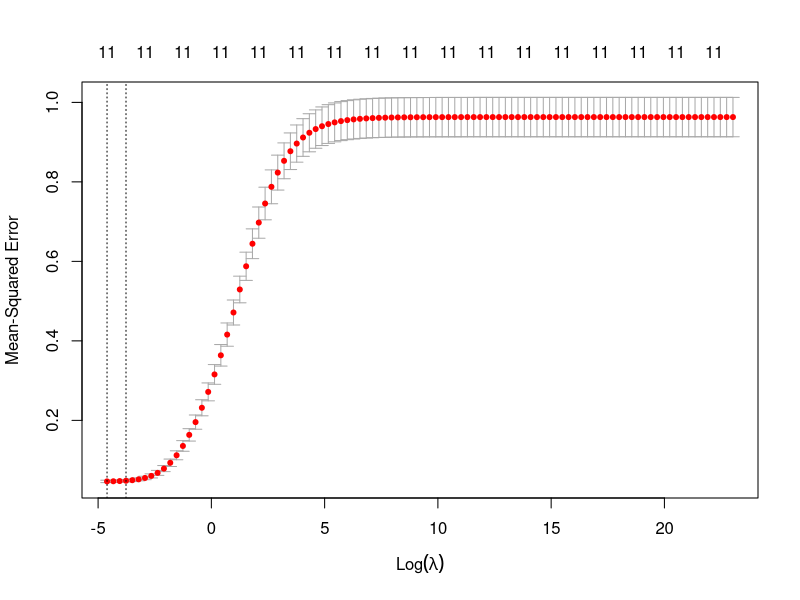

Write R code to recreate this figure. (Note: this script raises an error after producing the figure.)
#install.packages("glmnet")
library(glmnet)
library(methods)

#Load data 
scaledCredit = as.matrix(read.csv("data/scaled-credit.csv"))[,-1]
trainSet = as.matrix(read.csv("data/train-set.csv"))[,-1]
testSet = as.matrix(read.csv("data/test-set.csv"))[,-1]

#Set Random seeds
set.seed(123)

#Run train set using ten-fold cross-validation
grid = 10^seq(10, -2, length = 100)
trainx = as.matrix(trainSet[,3:13])
trainy = as.matrix(trainSet[,14])
ridgeCV = cv.glmnet(trainx, trainy, alpha = 0, intercept = F, standardize = F,lambda = grid)

#Select the best model
RidgeBest = ridgeCV$lambda.min

#Plot the cross-validation errors
png("images/ridgeCV.png")
plot(ridgeCV)
dev.off()

# Use test set to compute the test Mean Square Error (test MSE)
testx <- as.matrix(testSet[,3:13])
testy <- as.matrix(testSet[,14])

# Calculating the MSE
ridgeP <- predict(ridgeCV,testx, s = RidgeBest)
ridgeMSE <- mean((ridgeP-testy)^2)

# refit the model on the full data set using the parameter chosen by cross-validation
fullx = as.matrix(scaledCredit[,2:12])
fully = as.matrix(scaledCredit[,13])
fullFit <- glmnet(fullx, fully, lambda = RidgeBest, intercept = FALSE, 
                  standardize = FALSE, alpha = 0)
ridgeFitcoef <- coef(fullFit, s = RidgeBest)

#Save Ridge model in binary data
save(ridgeCV, RidgeBest, ridgeMSE, ridgeFitcoef, file = "data/ridge.RData")


# Sinking output to txt file
sink('./data/ridge-output.txt')
cat('\nRidge best model\n')
print(RidgeBest)
cat('Ridge MSE\n')
print(ridgeMSE)
cat('Ridge regression coefficients\n')
print(ridgeFitcoef)
sink()
